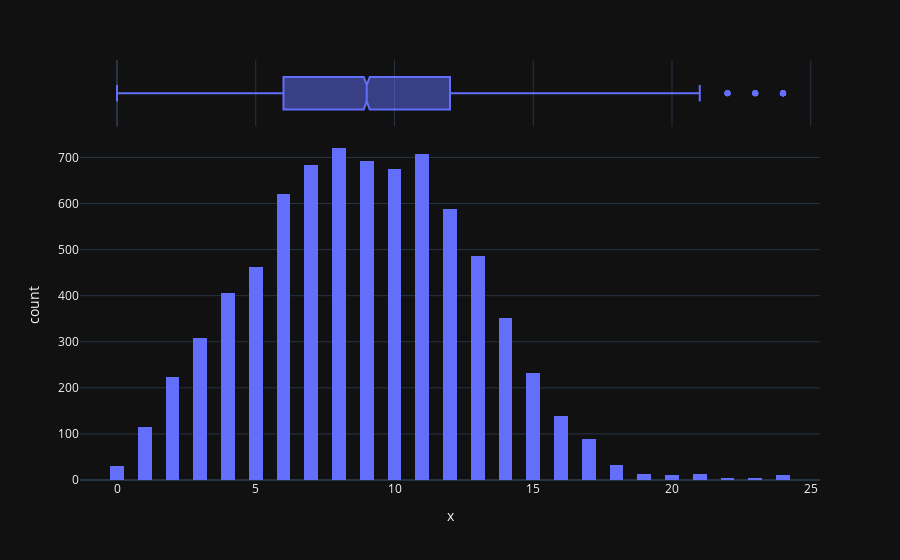

Source (notebook cell):
### Code cell
fig = px.histogram(x = [len(eval(x)) for x in df.lemmatized],
                    marginal="box",
                    nbins = 50)
fig.show()

### Figure 1 — Plotly figure (JSON) as saved in the notebook; plotly's stock layout.template omitted (floating-point values rounded to 4 significant figures; data arrays with more than 128 entries replaced by an {"elided": "..."} marker saying what was removed)
{"data": [{"alignmentgroup": "True", "bingroup": "x", "hovertemplate": "x=%{x}<br>count=%{y}<extra></extra>", "legendgroup": "", "marker": {"color": "#636efa", "pattern": {"shape": ""}}, "name": "", "nbinsx": 50, "offsetgroup": "", "orientation": "v", "showlegend": false, "x": {"elided": "7613 int values"}, "xaxis": "x", "yaxis": "y", "type": "histogram"}, {"alignmentgroup": "True", "hovertemplate": "x=%{x}<extra></extra>", "legendgroup": "", "marker": {"color": "#636efa"}, "name": "", "notched": true, "offsetgroup": "", "showlegend": false, "x": {"elided": "7613 int values"}, "xaxis": "x2", "yaxis": "y2", "type": "box"}], "layout": {"xaxis": {"anchor": "y", "domain": [0.0, 1.0], "title": {"text": "x"}}, "yaxis": {"anchor": "x", "domain": [0.0, 0.8316], "title": {"text": "count"}}, "xaxis2": {"anchor": "y2", "domain": [0.0, 1.0], "matches": "x", "showticklabels": false, "showgrid": true}, "yaxis2": {"anchor": "x2", "domain": [0.8416, 1.0], "matches": "y2", "showticklabels": false, "showline": false, "ticks": "", "showgrid": false}, "legend": {"tracegroupgap": 0}, "margin": {"t": 60}, "barmode": "relative"}}
